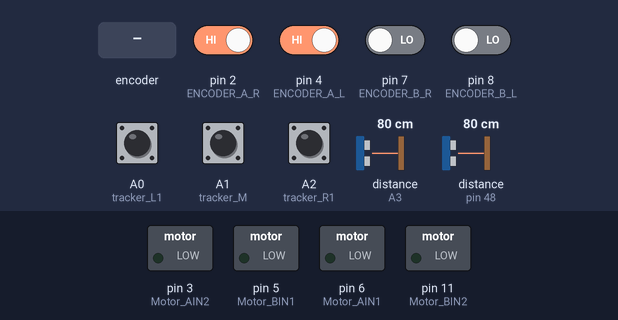
Recording of a sketch running on a simulated Arduino Uno, built with avr-gcc and run on an emulated ATmega328P. On the bench: switched loads named in the sketch (green lamp = pin HIGH). Wiring (inferred from the names in the program): ultrasonic range finder: trigger pin 9; echo A3. The test bench sets the inputs (shaded band); at power-on: A0 (tracker_L1), A1 (tracker_M), A2 (tracker_R1), pin 2 (ENCODER_A_R), pin 4 (ENCODER_A_L) HIGH, pin 7 (ENCODER_B_R), pin 8 (ENCODER_B_L) LOW, distance to the obstacle (sensors on A3, pin 48) 80 cm. The echo pulse lasts 58.3 µs per cm; pins used as bus, display or sensor lines are not drawn; what the sketch prints to the serial monitor is not drawn.

Above: at 2.2 s.
2.3 s: rotary encoder on pin 2 (ENCODER_A_R) / pin 7 (ENCODER_B_R) turned 1 step (first pin leading)
At 3.5 s:
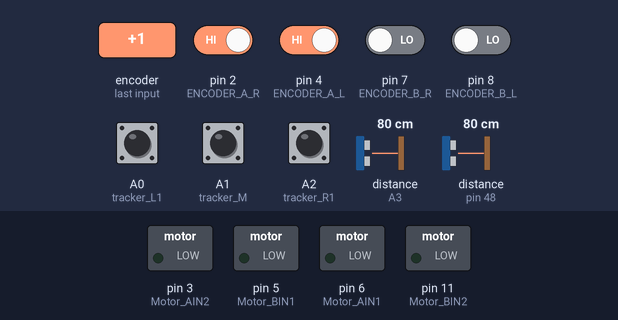
4.0 s: pin 4 (ENCODER_A_L) driven LOW
At 5.2 s:
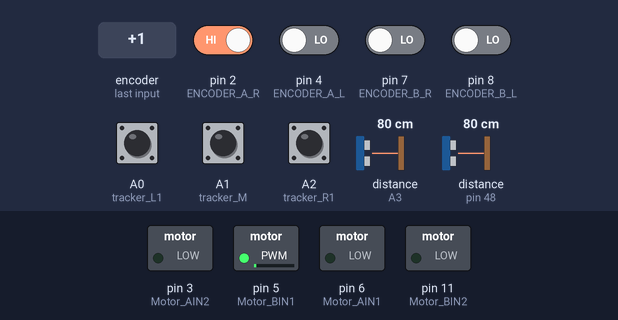
5.5 s: A0 (tracker_L1) pulled LOW for 0.15 s
At 6.3 s:
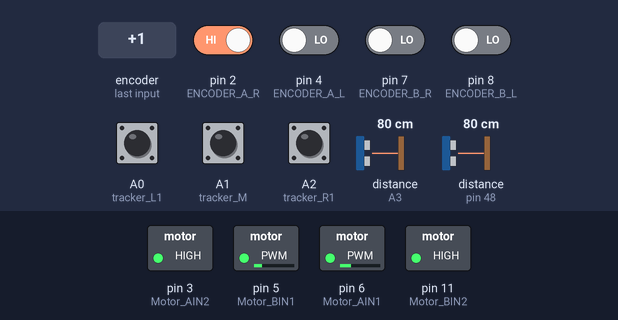
7.2 s: rotary encoder on pin 2 (ENCODER_A_R) / pin 7 (ENCODER_B_R) turned 3 steps (first pin leading)
Timing chart, 0 to 10.2 s (numbered marks = the images above; inputs shaded):
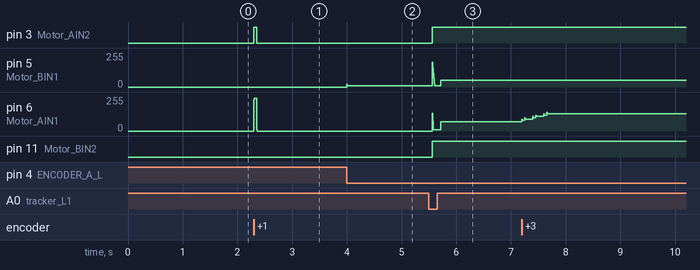

Measured:
- after the input at 2.3 s, pin 3 (Motor_AIN2): LOW → HIGH at once, → LOW 0.05 s later; pin 6 (Motor_AIN1): 0/255 → 235/255 at once, → 245/255 0.01 s later, → 10/255 0.04 s later, → 0/255 0.01 s later
- after the input at 4.0 s, pin 5 (Motor_BIN1): 0/255 → 10/255 at once
- after the input at 5.5 s, pin 3 (Motor_AIN2), pin 11 (Motor_BIN2): LOW → HIGH after 0.06 s; pin 5 (Motor_BIN1): 10/255 → 50/255 after 0.22 s; pin 6 (Motor_AIN1): 0/255 → 10/255 after 0.06 s, → 70/255 0.16 s later

The sketch:

two_measure.ino
```cpp
#include <MsTimer2.h>         //定时中断头文件库
#include "PinChangeInterrupt.h"
#include <Wire.h>
#include <Adafruit_VL53L0X.h>

// 初始I2C地址
#define INITIAL_I2C_ADDRESS1 0x30
// #define INITIAL_I2C_ADDRESS2 0x31

  // 创建两个VL53L0X对象
Adafruit_VL53L0X lox1 = Adafruit_VL53L0X();
// Adafruit_VL53L0X lox2 = Adafruit_VL53L0X();

//超声波传感器引脚定义
int L_trigPin = 9;
int L_echoPin = A3;
long duration_1;
float cm_1;
float measured_distance;
float measure_1;
/***********电机控制板引脚定义************/
/***右轮****/
unsigned int Motor_AIN1=6;        //控制电机的方向引脚  一定改成自己用的
unsigned int Motor_AIN2=3;        //控制电机的方向引脚  一定改成自己用的
/****左轮****/
unsigned int Motor_BIN1=5;
unsigned int Motor_BIN2=11;

/***巡线传感器***/
#define tracker_R1 A2
#define tracker_M A1
#define tracker_L1 A0
// #define tracker_L2 A3
// #define tracker_R2 10
int tracker_M_VAL;
int tracker_R1_VAL;
int tracker_L1_VAL;
// int tracker_R2_VAL;
// int tracker_L2_VAL;


String Target_Value_L;             //串口获取的速度字符串变量
String Target_Value_R;
int value_L;                       //用于存储通过PI控制器计算得到的用于调整电机转速的PWM值的整形变量
int value_R;
/***********编码器引脚************/
/***右轮***/
#define ENCODER_A_R 2              //编码器A相引脚——————需要为中断引脚
#define ENCODER_B_R 7              //编码器B相引脚——————如果不4分频，可以不为中断引脚
/***左轮***/
#define ENCODER_A_L 4              //右轮编码器A相引脚——————需要为中断引脚
#define ENCODER_B_L 8              //右轮编码器B相引脚

int Velocity_L,Count_L=0;            //Count计数变量 Velocity存储设定时间内A相上升沿和下降沿的个数
int Velocity_R,Count_R=0;
/***********PID控制器相关参数************/
float Velocity_KP =10, Velocity_KI= 10;
//Velocity_KP,Velocity_KI.PI参数
volatile float Target_L=0;//目标值
volatile float Target_R=0;
static float Bias_L,PWM_L=0,Last_bias_L=0;
static float Bias_R,PWM_R=0,Last_bias_R=0;
/*********** 限幅************
*以下两个参数让输出的PWM在一个合理区间
*当输出的PWM小于50时电机不转 所以要设置一个启始PWM
*arduino mega 2560 单片机的PWM不能超过255 所以 PWM_Restrict 起到限制上限的作用
*****************************/
int startPWM=10;                 //初始PWM，暂时不用
int PWM_Restrict=245;            //startPW+PWM_Restric=255<256
VL53L0X_RangingMeasurementData_t measure1;
VL53L0X_RangingMeasurementData_t measure2;
/***********初始化************/
void setup()
{
  Serial.begin(9600);            //打开串口
  while (!Serial); // 等待串口连接
  Wire.begin();
  delay(500);
  //  初始化传感器
  if (!lox1.begin(INITIAL_I2C_ADDRESS1)) {
    Serial.println(F("Failed to boot VL53L0X sensor 1"));
    while (1);
  }

// if (!lox2.begin(INITIAL_I2C_ADDRESS2)) {
//   Serial.println(F("Failed to boot VL53L0X sensor 2"));
//   while (1);
// }
 delay(500);

  // 初始化成功
  Serial.println("VL53L0X sensors ready");
  Target_L = 0;
  Target_R =0;
  pinMode(L_trigPin, OUTPUT);
  pinMode(L_echoPin, INPUT);
  //Serial.println("/*****START*****/");
  pinMode(ENCODER_A_L,INPUT);     //设置两个相线为输入模式
  pinMode(ENCODER_B_L,INPUT);
  pinMode(ENCODER_A_R,INPUT);
  pinMode(ENCODER_B_R,INPUT);
  //巡线传感器
  pinMode(tracker_R1,INPUT_PULLUP);
  pinMode(tracker_M,INPUT_PULLUP);
  pinMode(tracker_L1,INPUT_PULLUP);
  // pinMode(tracker_L2,INPUT_PULLUP);
  // pinMode(tracker_R2,INPUT_PULLUP);

  pinMode(Motor_AIN1,OUTPUT);   //设置两个驱动引脚为输出模式
  pinMode(Motor_AIN2,OUTPUT);
  pinMode(Motor_BIN1,OUTPUT);
  pinMode(Motor_BIN2,OUTPUT);

MsTimer2::set(10, control); //10毫秒定时中断函数
MsTimer2::start ();        //中断使能
attachPCINT(digitalPinToPCINT(ENCODER_A_L), READ_ENCODER_A_L,CHANGE);      //开启对应2号引脚的0号外部中断,触发方式为FALLING 即下降沿触发,触发的中断函数为 READ_ENCODER_A
attachInterrupt(0,READ_ENCODER_A_R,CHANGE);

}
/***********主程序************/
void loop()
{
  tracker_M_VAL = digitalRead(tracker_M);
  tracker_L1_VAL = digitalRead(tracker_L1);
  tracker_R1_VAL = digitalRead(tracker_R1);
  // tracker_L2_VAL = digitalRead(tracker_L2);
  // tracker_R2_VAL = digitalRead(tracker_R2);

  // Serial.print("tracker_L1:");
  // Serial.println(tracker_L1_VAL);
  // Serial.print("tracker_M:");
  // Serial.println(tracker_M_VAL);
  // Serial.print("tracker_R1:");
  // Serial.println(tracker_R1_VAL);
  measure();
 //直行
if(tracker_M_VAL==1 && tracker_L1_VAL==0 && tracker_R1_VAL==0)   //同时触碰到黑线(输出1)，亮灯是0，灭灯是1
{
  Target_L = -5;
  Target_R = -5;
}
//左转
else if(tracker_M_VAL==1 && tracker_L1_VAL==1 && tracker_R1_VAL==0)   //左侧巡线传感器接触到黑线
{
  Target_L = -6;
  Target_R = -4;
}
else if(tracker_M_VAL==0 && tracker_L1_VAL==1 && tracker_R1_VAL==0)
{
  Target_L = -7;
  Target_R = -3;
}
//右转
else if(tracker_M_VAL==1 && tracker_L1_VAL==0 && tracker_R1_VAL==1)   //右侧巡线传感器接触到黑线
{
  Target_L = -4;
  Target_R = -6;
}
else if(tracker_M_VAL==0 && tracker_L1_VAL==0 && tracker_R1_VAL==1)
{
  Target_L = -3;
  Target_R = -7;
}
//停止
else if(tracker_M_VAL==1 && tracker_L1_VAL==1 && tracker_R1_VAL==1)   //左右侧巡线传感器同时接触到黑线
{
  Target_L = 0;
  Target_R = 0;

}

// else if(tracker_L2_VAL==0 && tracker_L1_VAL==0 && tracker_M_VAL==0 && tracker_R1_VAL==0 && tracker_R2_VAL==1)
// {
//   Target_L = 0;
//   Target_R = 0;
//   measure();
// }

// else if(tracker_L2_VAL==1 && tracker_L1_VAL==0 && tracker_M_VAL==0 && tracker_R1_VAL==0 && tracker_R2_VAL==0)
// {
//   Target_L = 0;
//   Target_R = 0;
//   measure();
// }

// else if(tracker_L2_VAL==0 && tracker_L1_VAL==0 && tracker_M_VAL==0 && tracker_R1_VAL==0 && tracker_R2_VAL==0)
// {
//   Target_L = 0;
//   Target_R = 0;
//   measure();
// }

else if(tracker_M_VAL==0 && tracker_L1_VAL==0 && tracker_R1_VAL==0)
 {
   Target_L = 0;
   Target_R = 0;
   //measure();
 }
else   //左右侧巡线传感器同时接触到黑线
  {
    while(1)
    {
    Target_L = 0;
    Target_R = 0;
    }
  }
}
/**********外部中断触发计数器函数************
*根据转速的方向不同我们将计数器累计为正值或者负值(计数器累计为正值为负值为计数器方向)
*只有方向累计正确了才可以实现正确的调整,否则会出现逆方向满速旋转
*
*※※※※※※超级重点※※※※※※
*
*所谓累计在正确的方向即
*(1)计数器方向
*(2)电机输出方向(控制电机转速方向的接线是正着接还是反着接)
*(3)PI 控制器 里面的误差(Basi)运算是目标值减当前值(Target-Encoder),还是当前值减目标值(Encoder-Target)
*三个方向只有对应上才会有效果否则你接上就是使劲的朝着一个方向(一般来说是反方向)满速旋转

例子里是已经对应好的,如果其他驱动单片机在自己尝试的时候出现满速旋转就是三个方向没对应上

下列函数中由于在A相上升沿触发时,B相是低电平,和A相下降沿触发时B是高电平是一个方向,在这种触发方式下,我们将count累计为正,另一种情况将count累计为负
********************************************/
void READ_ENCODER_A_L()
{
  if (digitalRead(ENCODER_A_L) ==0)
  {
    if (digitalRead(ENCODER_B_L) == 1)
      Count_L++;  //根据另外一相电平判定方向
    else
      Count_L--;
  }

  else
  {
    if (digitalRead(ENCODER_B_L) == 1)
    Count_L--; //根据另外一相电平判定方向
    else
    Count_L++;
  }
  /*
  if (digitalRead(ENCODER_B_L)==0){
    Count--;
  }
  else{
    Count++;
  }
  */
}

void READ_ENCODER_A_R()
{
  if (digitalRead(ENCODER_A_R) ==0)
  {
    if (digitalRead(ENCODER_B_R) == LOW)
      Count_R++;  //根据另外一相电平判定方向
    else
      Count_R--;
  }

  else
  {
    if (digitalRead(ENCODER_B_R) == LOW)
    Count_R--; //根据另外一相电平判定方向
    else
    Count_R++;
  }
}
/**********定时器中断触发函数*********/
void control()
{
  Velocity_L=Count_L;    //把采用周期(内部定时中断周期)所累计的脉冲下降沿的个数,赋值给速度
  Velocity_R=Count_R;
  Count_L=0;           //将脉冲计数器清零
  Count_R=0;
  value_L=Incremental_PI_A_L(Velocity_L,Target_L);  //通过目标值和当前值在这个函数下算出我们需要调整用的PWM值
  value_R=Incremental_PI_A_R(Velocity_R,Target_R);
  Set_PWM_L(value_L);    //将算好的值输出给电机
  Set_PWM_R(value_R);

}
/***********PI控制器****************/
int Incremental_PI_A_L (int Encoder,float Target1)
{
  // static float Bias,PWM=0,Last_bias=0;                  //定义全局静态浮点型变量 PWM,Bias(本次偏差),Last_bias(上次偏差)
   Bias_L=Target1-Encoder;                                   //计算偏差,目标值减去当前值
   PWM_L += Velocity_KP*(Bias_L-Last_bias_L)+Velocity_KI*Bias_L;   //增量式PI控制计算
   //Serial.print(PWM_L);

   if(PWM_L>PWM_Restrict)
   PWM_L=PWM_Restrict;                                     //限幅

   if(PWM_L<-PWM_Restrict)
   PWM_L=-PWM_Restrict;                                    //限幅

   Last_bias_L=Bias_L;                                       //保存上一次偏差

   return PWM_L;                                           //增量输出
}

int Incremental_PI_A_R (int Encoder,float Target1)
{
  // static float Bias,PWM=0,Last_bias=0;                    //定义全局静态浮点型变量 PWM,Bias(本次偏差),Last_bias(上次偏差)
   Bias_R=Target1-Encoder;                                  //计算偏差,目标值减去当前值
   PWM_R += Velocity_KP*(Bias_R-Last_bias_R)+Velocity_KI*Bias_R;   //增量式PI控制计算

   if(PWM_R>PWM_Restrict)
   PWM_R=PWM_Restrict;                                     //限幅

   if(PWM_R<-PWM_Restrict)
   PWM_R=-PWM_Restrict;                                    //限幅

   Last_bias_R=Bias_R;                                       //保存上一次偏差

   return PWM_R;                                           //增量输出
}

/**********PWM控制函数*********/
void Set_PWM_L(int motora)
{
  if (motora > 0)  //如果算出的PWM为正
  {
    analogWrite(Motor_BIN1,motora);  //让PWM在设定正转方向(我们认为的正转方向)正向输出调整，10是死区补偿
    digitalWrite(Motor_BIN2, 0); //让PWM在设定正转方向(我们认为的正转方向)正向输出调整
  } else if (motora == 0)  //如果PWM为0停车
  {
    digitalWrite(Motor_BIN1, 0);
    digitalWrite(Motor_BIN2, 0);
  } else if (motora < 0)  //如果算出的PWM为负
  {

    analogWrite(Motor_BIN1, motora+255); //让PWM在设定反转方向反向输出调整
    digitalWrite(Motor_BIN2,1);

  }

}

void Set_PWM_R(int motora)
{
  if (motora > 0)  //如果算出的PWM为正
  {

    analogWrite(Motor_AIN1,motora);  //让PWM在设定正转方向(我们认为的正转方向)正向输出调整，10是死区补偿
    digitalWrite(Motor_AIN2, 0);
                                    //让PWM在设定正转方向(我们认为的正转方向)正向输出调整
  } else if (motora == 0)  //如果PWM为0停车
  {
    digitalWrite(Motor_AIN1, 0);
    digitalWrite(Motor_AIN2, 0);
  } else if (motora < 0)  //如果算出的PWM为负
  {


    analogWrite(Motor_AIN1, motora+255); //让PWM在设定反转方向反向输出调整
    digitalWrite(Motor_AIN2,1);

  }

}

/***测距***/
void measure() {
  // 获取VL53L0X传感器的测量数据
  lox1.rangingTest(&measure1, false);
  // Serial.print("Sensor 1 (VL53L0X): ");

  // 超声波传感器测量距离
  digitalWrite(L_trigPin, LOW);
  delayMicroseconds(10);
  digitalWrite(L_trigPin, HIGH);
  delayMicroseconds(10); // 发送10微秒的HIGH脉冲
  digitalWrite(L_trigPin, LOW);

  long duration_1 = pulseIn(L_echoPin, HIGH);
  float mm_1 = (duration_1 / 2.0) * 0.343;  // 声速：343 m/s = 0.343 mm/µs，计算距离


  if (measure1.RangeStatus != 0) { // 如果测量有效
    Serial.print("Sensor 1 (VL53L0X): ");
    Serial.print("Distance (mm): ");
    measure_1 = measure1.RangeMilliMeter+30;
    Serial.println(measure_1);  // 输出毫米单位的距离
    Serial.print("Sensor 2 (Ultrasonic): Distance: ");
    Serial.print(mm_1);
    Serial.println(" mm");  // 输出毫米单位的距离
    measured_distance = 0.5*measure_1+0.5*mm_1;
    Serial.print("Processed Distance: ");
    Serial.print(measured_distance);
    Serial.println(" mm");  // 输出毫米单位的距离
    } else {
      // Serial.println("Out of range");  // 超出测量范围
    }


}

// void measure() {
//   // 获取第一个传感器的测量数据
//   lox1.rangingTest(&measure1, false);
//   Serial.print("Sensor 1: ");
//   if (measure1.RangeStatus != 0) { // 如果测量有效
//     Serial.print("Distance (mm): ");
//     Serial.println(measure1.RangeMilliMeter);
//   } else {
//     Serial.println("NaN");
//   }


//   digitalWrite(L_trigPin, LOW);
//   delayMicroseconds(10);
//   digitalWrite(L_trigPin, HIGH);
//   delayMicroseconds(10); // 改为10微秒的HIGH脉冲
//   digitalWrite(L_trigPin, LOW);

//   duration_1 = pulseIn(L_echoPin, HIGH);
//   cm_1 = (duration_1 /2.0)*0.0343; // 声速：343 m/s = 0.0343 cm/µs
//   Serial.print("Distance: ");
//   Serial.print(cm_1);
//   Serial.println(" cm");
//   // 获取第二个传感器的测量数据
//   //  lox2.rangingTest(&measure2, false);
//   // Serial.print("Sensor 2: ");
//   // if (measure2.RangeStatus != 4) { // 如果测量有效
//   //  Serial.print("Distance (mm): ");
//   // //  Serial.println(measure2.RangeMilliMeter);
//   //  } else {
//   //  Serial.println("Out of range");
//   //  }
//   //  while(1);
//   //  while(1); // 停止程序
// }
```
